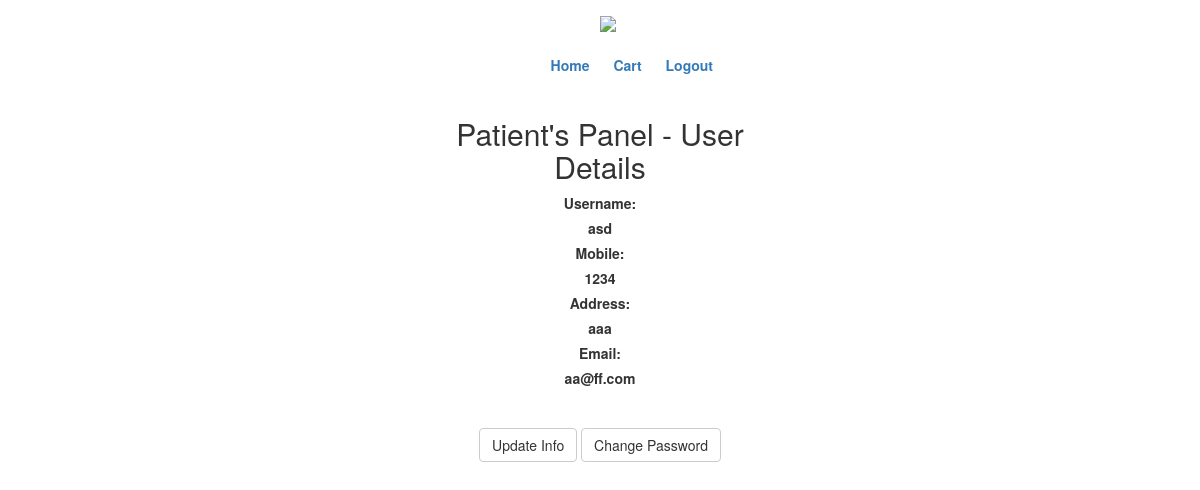
/cupanel.php (signed in), run on the app's committed database.
### tables this page shows
CREATE TABLE `customer` (
  `cuEmail` varchar(40) NOT NULL,
  `cuMobile` varchar(40) NOT NULL,
  `cuAddress` varchar(40) NOT NULL,
  `cuName` varchar(40) NOT NULL,
  `cuId` int(11) NOT NULL
);

### cupanel.php (the view, shortened to what this page needs)
<!DOCTYPE html>
 <html class="no-js">
<html lang="en-US">
<head>
	<link rel="stylesheet" type="text/css" href="css/font-awesome.min.css" media="all" />
	<link rel="stylesheet" type="text/css" href="css/normalize.css" media="all" />
	<link rel="stylesheet" type="text/css" href="css/bootstrap.css" media="all" />
	<link rel="stylesheet" type="text/css" href="style.css" media="all" />
</head>
<body>
	<div class="header-area">
		<div class="header-top">
			<div class="container">
                <a href="#"><img src="img/client-1295901_960_720.png" style="max-height: 5%;max-width: 5%;margin-left: 50%;opacity:1.0;"></a>
				<div class="menu col-md-5" style="margin-left: 20%;margin-top: 2%">
					<ul class="list-unstyled list-inline pull-right">
						<li><a href="cushome.php">Home</a></li>
						<li><a href="#">Cart</a></li>
						<li><a href="logout.php">Logout</a></li>
					</ul>
				</div>
			</div>
		</div>
	</div>
    <?php
                        $con=mysqli_connect("localhost","root","");
                        mysqli_select_db($con,'medicineguide');
                        $result = mysqli_query($con,"SELECT * FROM customer where cuName='".$_SESSION["uname"]."';") or die("Failed to Login".mysql_error());
                        $row = mysqli_fetch_array($result);
                        $cuname=$row["cuName"];
                        $cumobile=$row["cuMobile"];
                        $cuadd=$row["cuAddress"];
                        $cuemail=$row["cuEmail"];
    ?>
	<div class="main-area">
		<div class="login">
			<form class="col-md-4 col-sm-offset-4 text-center">
            <h2>Patient's Panel - User Details</h2>
			  <div class="form-group center">
                  <label>Username:</label>
                  <br>
                  <?php echo "<label>".$cuname."</label>";
                  ?>
                  <br>
                  <label>Mobile:</label>
                  <br>
                  <?php echo "<label>".$cumobile."</label>";
                  ?>
                  <br>
                  <label>Address:</label>
                  <br>
                  <?php echo "<label>".$cuadd."</label>";
                  ?>
                  <br>
                  <label>Email:</label>
				<br>
                  <?php echo "<label>".$cuemail."</label>";
                  ?>
                  <br>
			  </div>
                <br>
                <button type="submit" class="btn btn-default">Update Info</button>
                <button type="submit" class="btn btn-default">Change Password</button>
			  <br>
			</form>
			<br>
		</div>
	</div>
</body>
</html>

### style.css (style rules this page uses)
.header-top { padding: 1%; }
.menu { margin-left: 150px; }
.menu a { text-decoration: none; font-weight: bold; margin-left: 10px; }
.login { background: url(images/13.jpg) no-repeat center center fixed; -webkit-background-size: cover; -moz-background-size: cover; -o-background-size: cover; background-size: cover; }

### cupanel.php (style rules this page uses)
html { background: url(images/13.jpg) no-repeat center center fixed; -webkit-background-size: cover; -moz-background-size: cover; -o-background-size: cover; background-size: cover; }

### data on the page
customer: cuName "asd", cuMobile "1234", cuAddress "aaa", cuEmail "aa@ff.com"
